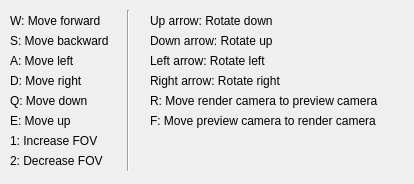
<?xml version="1.0" encoding="UTF-8"?>
<ui version="4.0">
 <class>CameraControlsHelp</class>
 <widget class="QWidget" name="CameraControlsHelp">
  <property name="geometry">
   <rect>
    <x>0</x>
    <y>0</y>
    <width>414</width>
    <height>184</height>
   </rect>
  </property>
  <property name="windowTitle">
   <string>Camera Controls</string>
  </property>
  <widget class="QLabel" name="label">
   <property name="geometry">
    <rect>
     <x>10</x>
     <y>10</y>
     <width>111</width>
     <height>21</height>
    </rect>
   </property>
   <property name="text">
    <string>W: Move forward</string>
   </property>
   <property name="alignment">
    <set>Qt::AlignLeading|Qt::AlignLeft|Qt::AlignVCenter</set>
   </property>
  </widget>
  <widget class="QLabel" name="label_2">
   <property name="geometry">
    <rect>
     <x>10</x>
     <y>30</y>
     <width>111</width>
     <height>21</height>
    </rect>
   </property>
   <property name="text">
    <string>S: Move backward</string>
   </property>
   <property name="alignment">
    <set>Qt::AlignLeading|Qt::AlignLeft|Qt::AlignVCenter</set>
   </property>
  </widget>
  <widget class="QLabel" name="label_3">
   <property name="geometry">
    <rect>
     <x>10</x>
     <y>50</y>
     <width>111</width>
     <height>21</height>
    </rect>
   </property>
   <property name="text">
    <string>A: Move left</string>
   </property>
   <property name="alignment">
    <set>Qt::AlignLeading|Qt::AlignLeft|Qt::AlignVCenter</set>
   </property>
  </widget>
  <widget class="QLabel" name="label_4">
   <property name="geometry">
    <rect>
     <x>10</x>
     <y>70</y>
     <width>111</width>
     <height>21</height>
    </rect>
   </property>
   <property name="text">
    <string>D: Move right</string>
   </property>
   <property name="alignment">
    <set>Qt::AlignLeading|Qt::AlignLeft|Qt::AlignVCenter</set>
   </property>
  </widget>
  <widget class="QLabel" name="label_5">
   <property name="geometry">
    <rect>
     <x>150</x>
     <y>30</y>
     <width>141</width>
     <height>21</height>
    </rect>
   </property>
   <property name="text">
    <string>Down arrow: Rotate up</string>
   </property>
   <property name="alignment">
    <set>Qt::AlignLeading|Qt::AlignLeft|Qt::AlignVCenter</set>
   </property>
  </widget>
  <widget class="QLabel" name="label_6">
   <property name="geometry">
    <rect>
     <x>150</x>
     <y>10</y>
     <width>151</width>
     <height>21</height>
    </rect>
   </property>
   <property name="text">
    <string>Up arrow: Rotate down</string>
   </property>
   <property name="alignment">
    <set>Qt::AlignLeading|Qt::AlignLeft|Qt::AlignVCenter</set>
   </property>
  </widget>
  <widget class="QLabel" name="label_7">
   <property name="geometry">
    <rect>
     <x>150</x>
     <y>70</y>
     <width>151</width>
     <height>21</height>
    </rect>
   </property>
   <property name="text">
    <string>Right arrow: Rotate right</string>
   </property>
   <property name="alignment">
    <set>Qt::AlignLeading|Qt::AlignLeft|Qt::AlignVCenter</set>
   </property>
  </widget>
  <widget class="QLabel" name="label_8">
   <property name="geometry">
    <rect>
     <x>150</x>
     <y>50</y>
     <width>131</width>
     <height>21</height>
    </rect>
   </property>
   <property name="text">
    <string>Left arrow: Rotate left</string>
   </property>
   <property name="alignment">
    <set>Qt::AlignLeading|Qt::AlignLeft|Qt::AlignVCenter</set>
   </property>
  </widget>
  <widget class="QLabel" name="label_9">
   <property name="geometry">
    <rect>
     <x>10</x>
     <y>90</y>
     <width>111</width>
     <height>21</height>
    </rect>
   </property>
   <property name="text">
    <string>Q: Move down</string>
   </property>
   <property name="alignment">
    <set>Qt::AlignLeading|Qt::AlignLeft|Qt::AlignVCenter</set>
   </property>
  </widget>
  <widget class="QLabel" name="label_10">
   <property name="geometry">
    <rect>
     <x>10</x>
     <y>110</y>
     <width>111</width>
     <height>21</height>
    </rect>
   </property>
   <property name="text">
    <string>E: Move up</string>
   </property>
   <property name="alignment">
    <set>Qt::AlignLeading|Qt::AlignLeft|Qt::AlignVCenter</set>
   </property>
  </widget>
  <widget class="QLabel" name="label_11">
   <property name="geometry">
    <rect>
     <x>150</x>
     <y>90</y>
     <width>251</width>
     <height>21</height>
    </rect>
   </property>
   <property name="text">
    <string>R: Move render camera to preview camera</string>
   </property>
   <property name="alignment">
    <set>Qt::AlignLeading|Qt::AlignLeft|Qt::AlignVCenter</set>
   </property>
  </widget>
  <widget class="QLabel" name="label_12">
   <property name="geometry">
    <rect>
     <x>150</x>
     <y>110</y>
     <width>251</width>
     <height>21</height>
    </rect>
   </property>
   <property name="text">
    <string>F: Move preview camera to render camera</string>
   </property>
   <property name="alignment">
    <set>Qt::AlignLeading|Qt::AlignLeft|Qt::AlignVCenter</set>
   </property>
  </widget>
  <widget class="QLabel" name="label_13">
   <property name="geometry">
    <rect>
     <x>10</x>
     <y>130</y>
     <width>141</width>
     <height>21</height>
    </rect>
   </property>
   <property name="text">
    <string>1: Increase FOV</string>
   </property>
   <property name="alignment">
    <set>Qt::AlignLeading|Qt::AlignLeft|Qt::AlignVCenter</set>
   </property>
  </widget>
  <widget class="QLabel" name="label_14">
   <property name="geometry">
    <rect>
     <x>10</x>
     <y>150</y>
     <width>141</width>
     <height>21</height>
    </rect>
   </property>
   <property name="text">
    <string>2: Decrease FOV</string>
   </property>
   <property name="alignment">
    <set>Qt::AlignLeading|Qt::AlignLeft|Qt::AlignVCenter</set>
   </property>
  </widget>
  <widget class="Line" name="line">
   <property name="geometry">
    <rect>
     <x>113</x>
     <y>10</y>
     <width>31</width>
     <height>161</height>
    </rect>
   </property>
   <property name="orientation">
    <enum>Qt::Vertical</enum>
   </property>
  </widget>
 </widget>
 <resources/>
 <connections/>
</ui>
